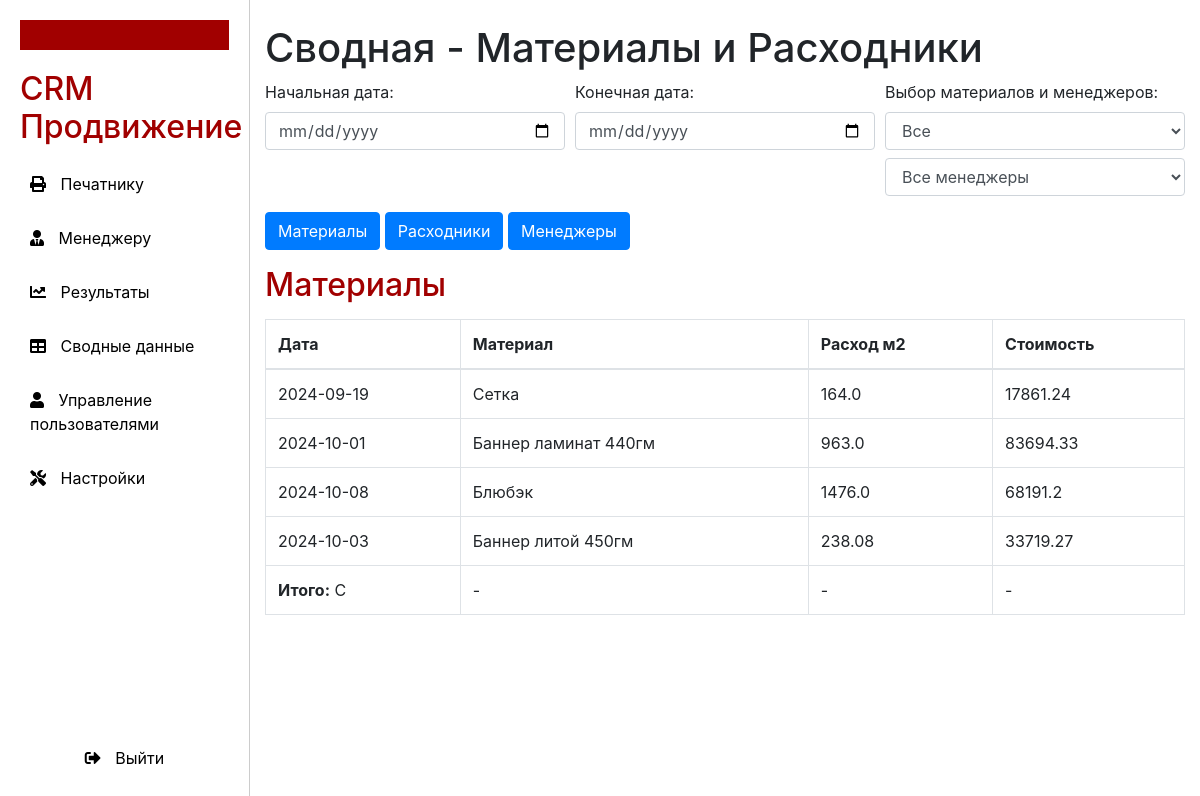
The page /summary (signed in) on the database its author committed.
### models.py (models this page shows)
class Order(Base):
    __tablename__ = 'orders'
    id = Column(Integer, primary_key=True, autoincrement=True)
    task_number = Column(Integer, nullable=False)
    date = Column(Date, nullable=False)
    subject = Column(String, nullable=False)
    material = Column(String, nullable=False)
    quantity = Column(Integer, nullable=False)
    performer = Column(String, nullable=False)
    print_width = Column(Float, nullable=False)
    print_height = Column(Float, nullable=False)
    canvas_width = Column(Float, nullable=False)
    canvas_length = Column(Float, nullable=False)
    eyelets = Column(String, nullable=False)
    spike = Column(String, nullable=False)
    reinforcement = Column(String, nullable=False)
    customer = Column(String, nullable=True)
    price_per_unit = Column(Integer, nullable=True)
    total_amount = Column(Integer, nullable=True)
    result: Mapped["Result"] = relationship(back_populates="order")

class Result(Base):
    __tablename__ = 'results'
    order_id = Column(Integer, ForeignKey('orders.id'), primary_key=True)
    total_print_area = Column(Float, nullable=True)
    total_canvas_area = Column(Float, nullable=True)
    total_paints = Column(Float, nullable=True)
    total_eyelets = Column(Integer, nullable=True)
    total_spikes = Column(Integer, nullable=True)
    total_reinforcements = Column(Integer, nullable=True)
    expenses_canvas = Column(Float, nullable=True)
    expenses_prints = Column(Float, nullable=True)
    expenses_eyelets = Column(Float, nullable=True)
    expenses_reinforcements = Column(Float, nullable=True)
    salary_printer = Column(Float, nullable=True)
    salary_eyelet_worker = Column(Float, nullable=True)
    salary_cutter = Column(Float, nullable=True)
    salary_welder = Column(Float, nullable=True)
    total_expenses = Column(Float, nullable=True)
    tax = Column(Float, nullable=True)
    margin = Column(Float, nullable=True)
    order: Mapped["Order"] = relationship(back_populates="result")

### main.py (the view)
@app.get("/summary", response_class=HTMLResponse)
def summary_page(
        request: Request,
        db: Session = Depends(get_db),  # Подключение к БД
        current_user: User = Depends(get_current_user)  # Получаем текущего пользователя
):
    check_role_access(current_user, {Role.superuser, Role.admin})
    if current_user.role in {Role.superuser, Role.admin}:
        orders = db.query(Order).order_by(Order.id.desc()).all()
    else:
        orders = db.query(Order).filter(Order.user_id == current_user.id).order_by(Order.id.desc()).all()
    results = db.query(Result).order_by(Result.order_id.desc()).all()
    settings = db.query(Settings).order_by(Settings.id.desc()).all()
    actual_settings = settings[0] if settings else None
    settings_el = (
        db.query(Settings)
        .filter(Settings.updated_at <= datetime.utcnow())
        .order_by(Settings.updated_at.desc())
        .first()
    )
    return templates.TemplateResponse("summary.html", {
        "request": request,
        "results": results,
        "orders": orders,
        "user": current_user,
        "role": current_user.role.value,
        "settings": settings_el,
        "actual_settings": actual_settings
    })

### templates/summary.html (shortened to what this page needs)
{% extends "layout.html" %}
{% block summary %}
<div class="container mt-4">
    <h1>Сводная - Материалы и Расходники</h1>
    <div class="form-row">
        <div class="form-group col-md-4">
            <label for="startDate">Начальная дата:</label>
            <input type="date" id="startDate" class="form-control">
        </div>
        <div class="form-group col-md-4">
            <label for="endDate">Конечная дата:</label>
            <input type="date" id="endDate" class="form-control">
        </div>
        <div class="form-group col-md-4">
            <label>Выбор материалов и менеджеров:</label>
            <select id="materialFilter" class="form-control">
                <option value="">Все</option>
            </select>
            <select id="managerFilter" class="form-control mt-2">
                <option value="">Все менеджеры</option>
            </select>
        </div>
    </div>
    <div>
        <button class="btn btn-primary" onclick="showTable('materialsTable')">Материалы</button>
        <button class="btn btn-primary" onclick="showTable('suppliesTable')">Расходники</button>
        <button class="btn btn-primary" onclick="showTable('managersTable')">Менеджеры</button>
    </div>
    <div id="materialsTable" class="table-container mt-3">
        <h2>Материалы</h2>
        <table class="table table-bordered">
            <thead>
                <tr>
                    <th>Дата</th>
                    <th>Материал</th>
                    <th>Расход м2</th>
                    <th>Стоимость</th>
                </tr>
            </thead>
            <tbody>
                {% for order in orders %}
                    <tr>
                        <td>{{ order.date.strftime("%Y-%m-%d") }}</td>
                        <td>{{ order.material }}</td>
                        <td>{{ order.result.total_canvas_area }}</td>
                        <td>{{ order.result.expenses_canvas }}</td>
                    </tr>
                {% endfor %}
            </tbody>
            <tfoot>
                <tr>
                    <td><strong>Итого:</strong> C </td>
                    <td>-</td>
                    <td id="totalMaterialArea">-</td>
                    <td id="totalMaterialCost">-</td>
                </tr>
            </tfoot>
        </table>
    </div>
</div>
{% endblock %}

### templates/layout.html (style rules this page uses)
body { display: flex; min-height: 100vh; margin: 0; }

### templates/sidebar.html (style rules this page uses)
h2 { color: #a10000; margin: 0 0 15px; }

### rows shown on the page
Order: date "2024-09-19", material "Сетка", result.total_canvas_area "164.0", result.expenses_canvas "17861.24"
Order: date "2024-10-01", material "Баннер ламинат 440гм", result.total_canvas_area "963.0", result.expenses_canvas "83694.33"
Order: date "2024-10-08", material "Блюбэк", result.total_canvas_area "1476.0", result.expenses_canvas "68191.2"
Order: date "2024-10-03", material "Баннер литой 450гм", result.total_canvas_area "238.08", result.expenses_canvas "33719.27"
